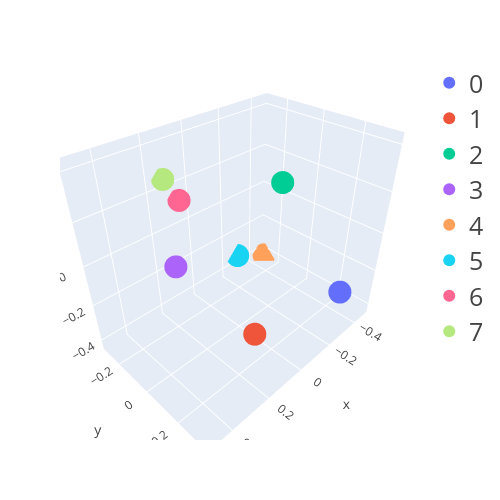

Notebook code cell kept with this figure:
### Code cell
fig = go.Figure()
trace = []
for lbl in classes:
    m = relational_label[lbl]
    x_ = m[0:1] 
    y_ = m[1:2]
    z_ = m[2:]
    fig.add_trace(go.Scatter3d(x=x_, y=y_, z=z_, mode="markers", name=f"{lbl}", 
                              marker = dict(size=8)))
fig.update_layout(
    font = dict(       # グローバルのフォント設定
      family = '"Open Sans", verdana, arial, sans-serif',
      size = 12,
      color = '#444',
    ),
    title = dict(
      text = '',       # グラフのタイトル
      font = dict(),   # タイトルのフォント設定
    ),
    width = 500,       # 全体のサイズ
    height = 500,
    autosize = True,   # HTMLで表示したときページに合わせてリサイズするかどうか
    margin = dict(     # グラフ領域の余白設定
      l = 60, r = 60, t = 60, b = 60,
      pad = 0,         # グラフから軸のラベルまでのpadding
      autoexpand = True,  # LegendやSidebarが被ったときに自動で余白を増やすかどうか
    ),
    showlegend = True, # 凡例を表示するかどうか
    legend = go.layout.Legend(
      font = dict(size=25),   # 凡例のフォント設定
      x = 1.02, xanchor = 'left',  # 凡例の表示場所の設定
      y = 1, yanchor = 'auto',
      bordercolor = '#444', borderwidth = 0,  # 凡例を囲む枠線の設定
    ),
)
fig.update_layout(legend= {'itemsizing': 'constant'})
data = trace
iplot(fig)

### Figure 1 — Plotly figure (JSON) as saved in the notebook; plotly's stock layout.template omitted (floating-point values rounded to 4 significant figures)
{"data": [{"marker": {"size": 8}, "mode": "markers", "name": "0", "type": "scatter3d", "x": [-0.2528], "y": [0.3458], "z": [-0.1889]}, {"marker": {"size": 8}, "mode": "markers", "name": "1", "type": "scatter3d", "x": [0.2274], "y": [0.3061], "z": [-0.1202]}, {"marker": {"size": 8}, "mode": "markers", "name": "2", "type": "scatter3d", "x": [0.08556], "y": [0.2782], "z": [0.4205]}, {"marker": {"size": 8}, "mode": "markers", "name": "3", "type": "scatter3d", "x": [0.4921], "y": [0.2432], "z": [0.2914]}, {"marker": {"size": 8}, "mode": "markers", "name": "4", "type": "scatter3d", "x": [-0.4725], "y": [-0.2827], "z": [-0.428]}, {"marker": {"size": 8}, "mode": "markers", "name": "5", "type": "scatter3d", "x": [-0.2868], "y": [-0.304], "z": [-0.3491]}, {"marker": {"size": 8}, "mode": "markers", "name": "6", "type": "scatter3d", "x": [0.06999], "y": [-0.2908], "z": [0.1274]}, {"marker": {"size": 8}, "mode": "markers", "name": "7", "type": "scatter3d", "x": [0.137], "y": [-0.2958], "z": [0.247]}], "layout": {"autosize": true, "font": {"color": "#444", "family": "\"Open Sans\", verdana, arial, sans-serif", "size": 12}, "height": 500, "legend": {"bordercolor": "#444", "borderwidth": 0, "font": {"size": 25}, "itemsizing": "constant", "x": 1.02, "xanchor": "left", "y": 1, "yanchor": "auto"}, "margin": {"autoexpand": true, "b": 60, "l": 60, "pad": 0, "r": 60, "t": 60}, "scene": {"aspectmode": "auto", "aspectratio": {"x": 1.191, "y": 0.802, "z": 1.047}}, "showlegend": true, "title": {"text": ""}, "width": 500}}
